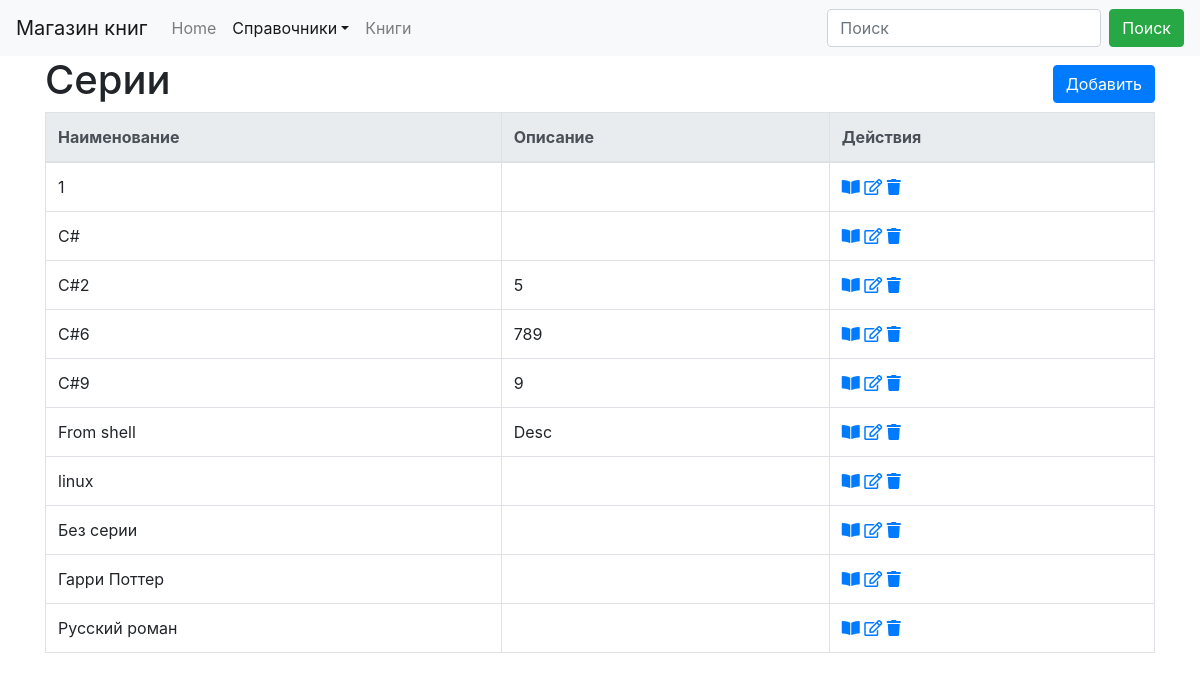
Page /ref/serie/ on the earlier database version.
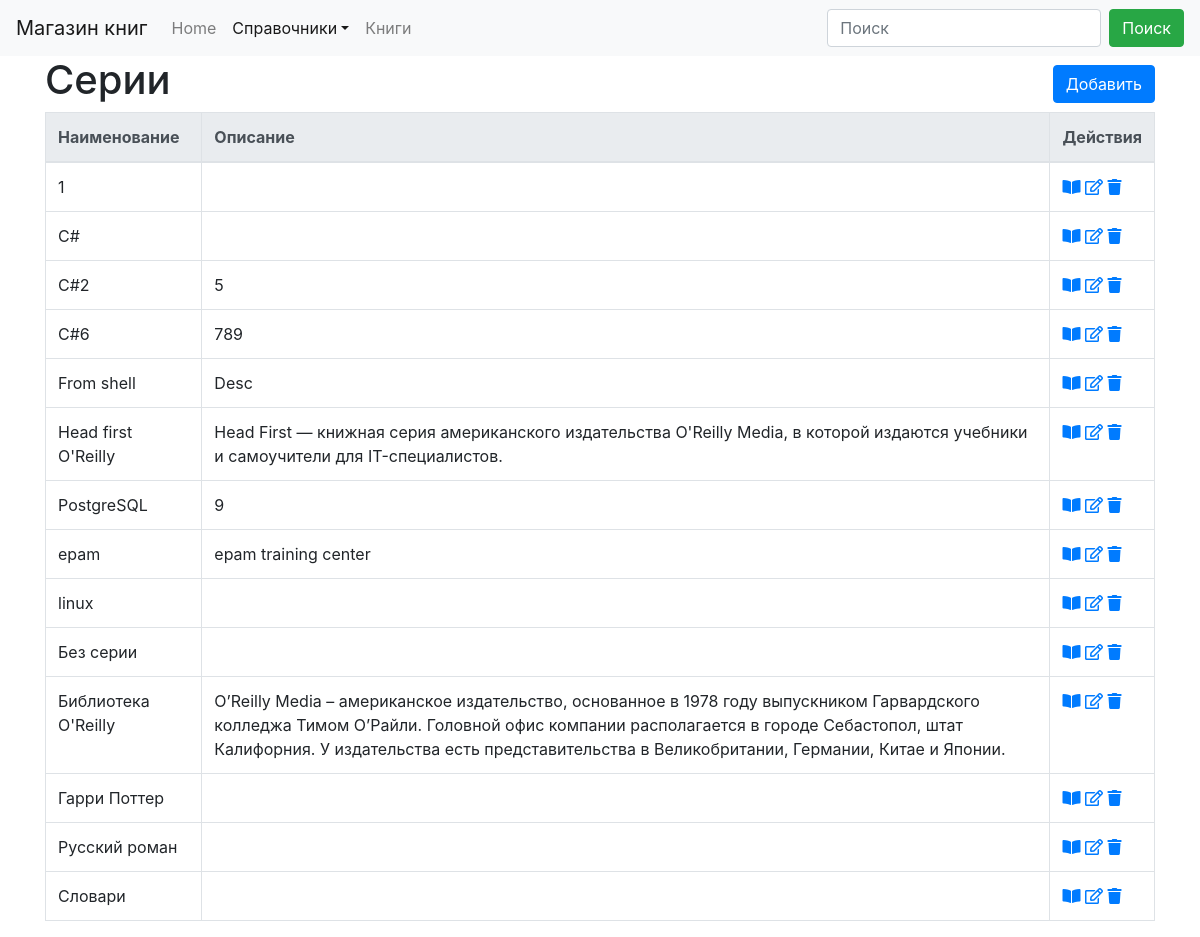
Same page on the later database version.
### dimensionsapp/models.py (models this page shows, shortened)
class Dimension(models.Model):
    name = models.CharField("Наименование", max_length=50, unique=True)
    description = models.TextField("Описание", blank=True, )
    class Meta:
        abstract = True
        ordering = ['name']

class Serie(Dimension):
    class Meta(Dimension.Meta):
        verbose_name = 'серия'
        verbose_name_plural = 'серии'

### dimensionsapp/views.py (the view)
# urls.py: path('serie/', SerieListView.as_view(), name='serie_list'),
class SerieListView(ListViewFilter):
    model = Serie

### dimensionsapp/form.py
class SearchForm(forms.Form):
    search = forms.CharField(label='Наименование', required=False)

### dimensionsapp/views.py (called while the page is built)
    def get_context_data(self, *, object_list=None, **kwargs):
        context = super().get_context_data(**kwargs)
        if 'search' in self.request.GET:
            context['form'] = self.form({'search': self.request.GET['search']})
            context['search_string'] = self.request.GET['search']
        else:
            context['form'] = self.form()
        return context

    def get_queryset(self):
        qs = super().get_queryset()
        if 'search' in self.request.GET and self.request.GET['search'] != '':
            name = self.request.GET['search']
            qs = qs.filter(name__icontains=name)
        return qs

### dimensionsapp/templates/dimensionsapp/serie_list.html (shortened to what this page needs)
{% extends 'dimension_list.html' %}
{% block header %}
        <H1>Серии</H1>
    {% endblock %}
{% block create_ankor%}{% url 'serie_create' %}{% endblock %}
{% block  url_view%}{% url 'serie_detail' object.pk%}{% endblock %}
{% block  url_edit%}{% url 'serie_update' object.pk%}{% endblock %}
{% block  url_delete%}{% url 'serie_delete' object.pk%}{% endblock %}

### templates/dimension_list.html (shortened to what this page needs)
{% extends 'base.html' %}
{% load static %}
{% load crispy_forms_tags %}
{% load paginator_page %}
{% block navbar %}
    {% include 'navbar.html' with search_tag="search" active="dimension"%}
{% endblock %}
{% block body %}
    <div class="container">
        <div class="row align-items-center">
            <div class="col-auto">
                {% block header %}{% endblock %}
            </div>
            <div class="col text-right" >
                    {% block create %}
                    <a href="{% block create_ankor %}{{ object_list.model.get_create_url }}{% endblock %}" class="btn btn-primary my-1" >Добавить</a>
                    {% endblock %}
            </div>
        </div>
        <table class="table table-bordered">
            {% block dimension_list %}
                <thead class="thead-light">
                    <tr>
                        {% block list_header %}
                            <th>Наименование</th>
                            <th>Описание</th>
                        {% endblock %}
                        <th>Действия</th>
                    </tr>
                </thead>
                <tbody>
                    {% for object in object_list %}
                        <tr>
                        {% block list_element %}
                            <td>{{ object.name }}</td>
                            <td>{{  object.description }}</td>
                        {% endblock %}
                            <td>
                                <a href="{% block  url_view%}{{ object.get_detail_url }}{% endblock %}" title="Посмотреть"><i class="fas fa-book-open"></i></a>
                                <a href="{% block  url_edit%}{{ object.get_update_url }}{% endblock %}" title="Править"><i class="far fa-edit"></i></a>
                                <a href="{% block  url_delete%}{{ object.get_delete_url }}{% endblock %}" title="Удалить"><i class="fas fa-trash"></i></a>
                            </td>
                        </tr>
                    {% endfor %}
                </tbody>
            {% endblock %}
        </table>
    </div>
{% endblock body %}

Differences in the rows shown:
shown differently, row unchanged: Serie "From shell": moves up the list
added Serie: name "Head first O'Reilly", description "Head First — книжная серия американского издательства O'Reilly Media, в которой издаются учебники и самоучители для IT-специалистов."
changed Serie: name "C#9" → "PostgreSQL"
added Serie: name "epam", description "epam training center"
added Serie: name "Библиотека O'Reilly", description "O’Reilly Media – американское издательство, основанное в 1978 году выпускником Гарвардского колледжа Тимом О’Райли. Головной офис компании располагается в городе Себастопол, штат Калифорния. У издательства есть представительства в Великобритании, Германии, Китае и Японии."
added Serie: name "Словари"
